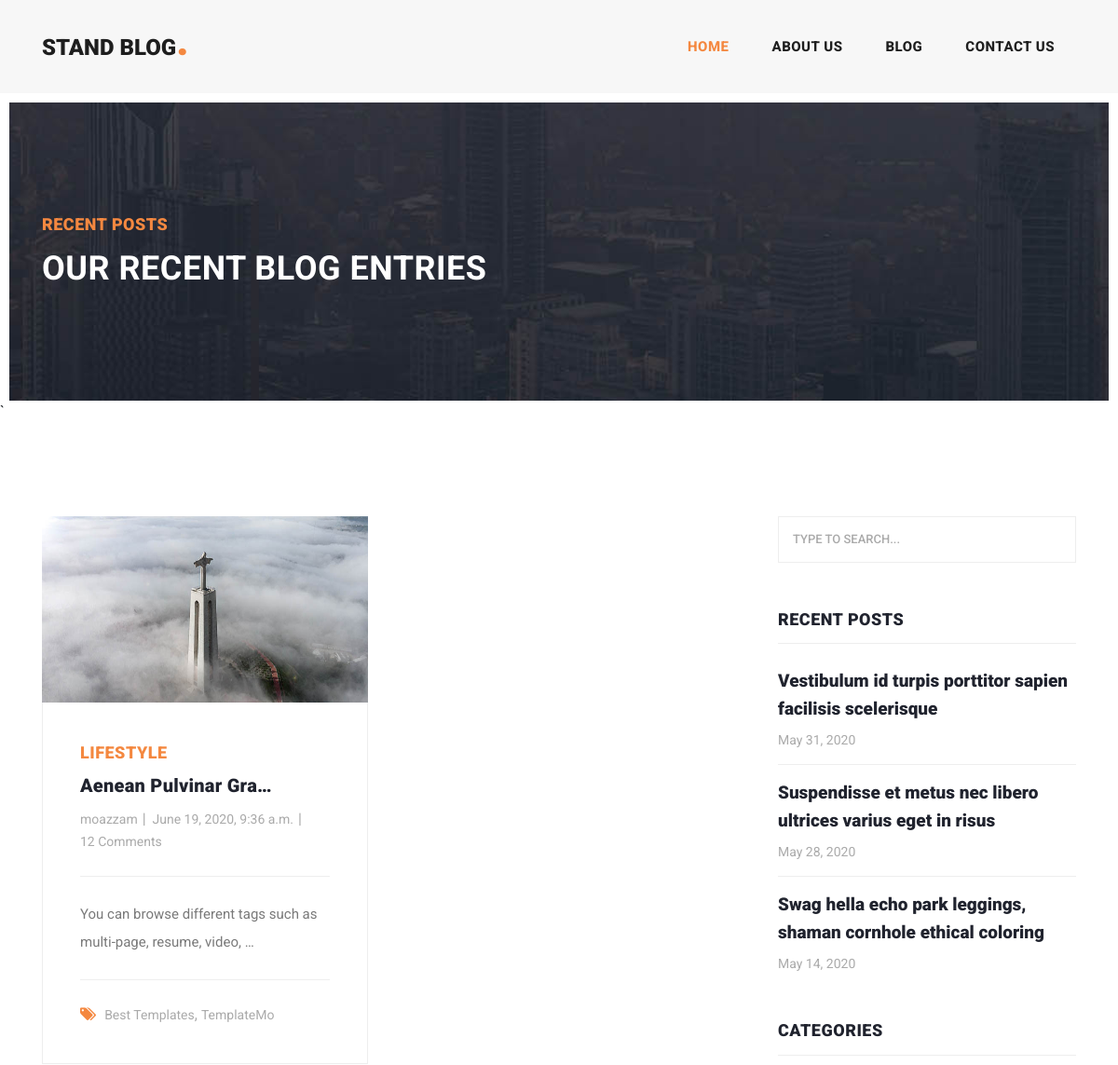
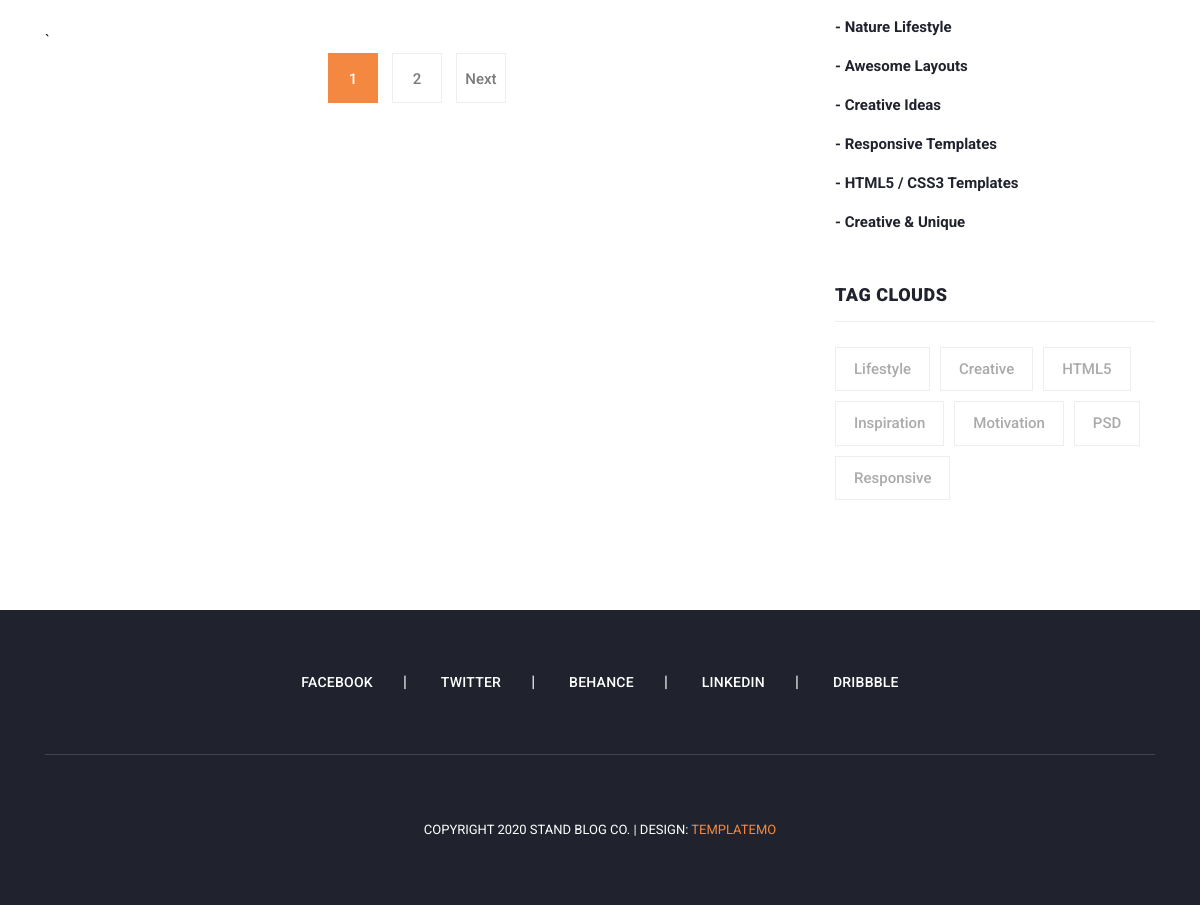
Screenshot of /blog/ with the database file from the repository (2 pictures, top to bottom).
### blog/models.py (models this page shows, shortened)
class Blog(models.Model):
    title = models.CharField(max_length=200)
    description = models.TextField()
    image = models.ImageField(upload_to='post')
    category = models.CharField(max_length=15)
    author = models.ForeignKey(User, on_delete=models.CASCADE)
    created = models.DateTimeField(auto_now=True)

### blog/views.py (the view)
# urls.py: path('', BlogList.as_view(), name='blog_list'),
class BlogList(ListView):
    model = Blog
    paginate_by = 1

### blog/templates/blog/blog_list.html (shortened to what this page needs)
{% extends 'base.html' %}
{% block body %}
    {% block banner %}
        <div class="heading-page header-text">
          <section class="page-heading">
            <div class="container">
              <div class="row">
                <div class="col-lg-12">
                  <div class="text-content">
                    <h4>Recent Posts</h4>
                    <h2>Our Recent Blog Entries</h2>
                  </div>
                </div>
              </div>
            </div>
          </section>
        </div>`
    {% endblock %}
    <section class="blog-posts grid-system">
      <div class="container">
        <div class="row">
          <div class="col-lg-8">
            <div class="all-blog-posts">
              <div class="row">
                  {% for blog in object_list %}
                        <div class="col-lg-6">
                          <div class="blog-post">
                            <div class="blog-thumb">
                              <img src="{{ blog.image.url }}" alt="">
                            </div>
                            <div class="down-content">
                              <span>{{ blog.category }}</span>
                              <a href="post-details.html"><h4>{{ blog.title|truncatechars:20 }}</h4></a>
                              <ul class="post-info">
                                <li><a href="#">{{ blog.author }}</a></li>
                                <li><a href="#">{{ blog.created}}</a></li>
                                <li><a href="#">12 Comments</a></li>
                              </ul>
                              <p>{{ blog.description|truncatewords:10 }}</p>
                              <div class="post-options">
                                <div class="row">
                                  <div class="col-lg-12">
                                    <ul class="post-tags">
                                      <li><i class="fa fa-tags"></i></li>
                                      <li><a href="#">Best Templates</a>,</li>
                                      <li><a href="#">TemplateMo</a></li>
                                    </ul>
                                  </div>
                                </div>
                              </div>
                            </div>
                          </div>`
        </div>
                  {% endfor %}
                <div class="col-lg-12">
                    {% if is_paginated %}
                        <ul class="page-numbers">
                            {% for pages in page_obj.paginator.page_range %}
                                {% if page_obj.number == pages %}
                                    <li class="active"><a href="#">{{ pages }}</a></li>
                                {% else %}
                                    <li><a href="?page={{ pages }}">{{ pages }}</a></li>
                                {% endif %}
                            {% endfor %}
                            {% if page_obj.has_next %}
                                <li><a href="?page={{ page_obj.next_page_number }}">Next</a></li>
                            {% else %}
                                <li class="disabled"></li>
                            {% endif %}
                        </ul>
                    {% endif %}
                </div>
              </div>
            </div>
          </div>
          <div class="col-lg-4">
            <div class="sidebar">
              <div class="row">
                <div class="col-lg-12">
                  <div class="sidebar-item search">
                    <form id="search_form" name="gs" method="GET" action="#">
                      <input type="text" name="q" class="searchText" placeholder="type to search..." autocomplete="on">
                    </form>
                  </div>
                </div>
                <div class="col-lg-12">
                  <div class="sidebar-item recent-posts">
                    <div class="sidebar-heading">
                      <h2>Recent Posts</h2>
                    </div>
                    <div class="content">
                      <ul>
                        <li><a href="post-details.html">
                          <h5>Vestibulum id turpis porttitor sapien facilisis scelerisque</h5>
                          <span>May 31, 2020</span>
                        </a></li>
                        <li><a href="post-details.html">
                          <h5>Suspendisse et metus nec libero ultrices varius eget in risus</h5>
                          <span>May 28, 2020</span>
                        </a></li>
                        <li><a href="post-details.html">
                          <h5>Swag hella echo park leggings, shaman cornhole ethical coloring</h5>
                          <span>May 14, 2020</span>
                        </a></li>
                      </ul>
                    </div>
                  </div>
                </div>
                <div class="col-lg-12">
                  <div class="sidebar-item categories">
                    <div class="sidebar-heading">
                      <h2>Categories</h2>
                    </div>
                    <div class="content">
                      <ul>
                        <li><a href="#">- Nature Lifestyle</a></li>
                        <li><a href="#">- Awesome Layouts</a></li>
                        <li><a href="#">- Creative Ideas</a></li>
                        <li><a href="#">- Responsive Templates</a></li>
                        <li><a href="#">- HTML5 / CSS3 Templates</a></li>
                        <li><a href="#">- Creative &amp; Unique</a></li>
                      </ul>
                    </div>
                  </div>
                </div>
                <div class="col-lg-12">
                  <div class="sidebar-item tags">
                    <div class="sidebar-heading">
                      <h2>Tag Clouds</h2>
                    </div>
                    <div class="content">
                      <ul>
                        <li><a href="#">Lifestyle</a></li>
                        <li><a href="#">Creative</a></li>
                        <li><a href="#">HTML5</a></li>
                        <li><a href="#">Inspiration</a></li>
                        <li><a href="#">Motivation</a></li>
                        <li><a href="#">PSD</a></li>
                        <li><a href="#">Responsive</a></li>
                      </ul>
                    </div>
                  </div>
                </div>
              </div>
            </div>
          </div>
        </div>
      </div>
    </section>
{% endblock %}

### rows the page displays
Blog: image (picture), category "LIFESTYLE", title "Aenean Pulvinar Gra…", author "moazzam", created "June 19, 2020, 9:36 a.m.", description "You can browse different tags such as multi-page, resume, video, …"

### other values shown
{{ pages }} "1"
{{ pages }} "2"
